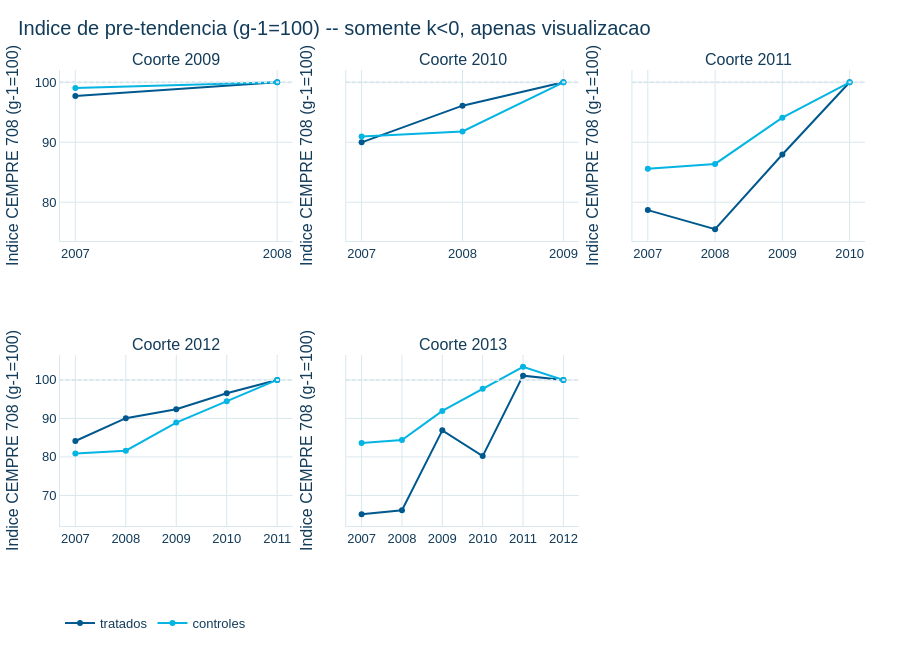

The code cell stored with this chart in its notebook:
### Markdown cell above
## 24. Pré-tendências normalizadas (índice, g-1 = 100)

Como tratados e controles têm níveis de baseline muito diferentes (seções
21-22), a comparação de **trajetória relativa** usa um índice: para cada
coorte e grupo, `g-1 = 100`, usando a mediana do grupo como base — **apenas
para visualização**, nunca substituindo o outcome bruto usado por qualquer
estimador futuro. Antes de normalizar, a rotina confirma que a mediana em
`g-1` é positiva em cada caso; se não fosse, o índice não seria calculado
(nenhum tratamento seria inventado).

### Code cell
indices = pd.concat(
    [d13.indice_pre_tendencia_normalizado(d13.serie_pre_tendencia_niveis(painel, c), coorte=c) for c in COORTES_D13],
    ignore_index=True,
)
indices_validos = indices.dropna(subset=['indice_708'])
print(f"Linhas com indice calculado: {len(indices_validos)}/{len(indices)} (mediana g-1 > 0 confirmada em todos os casos calculados).")

fig = make_subplots(rows=2, cols=3, subplot_titles=[f'Coorte {c}' for c in COORTES_D13], shared_yaxes=True)
for (coorte, (linha, coluna)) in zip(COORTES_D13, posicoes):
    sub = indices.loc[(indices['ano_coorte_candidata'] == coorte) & (indices['ano'] < coorte)]
    for grupo, cor in [('tratados', CORES_IPT['AZUL_PRINCIPAL']), ('controles', CORES_IPT['CIANO'])]:
        sg = sub.loc[sub['grupo'] == grupo].sort_values('ano')
        fig.add_trace(
            go.Scatter(x=sg['ano'], y=sg['indice_708'], mode='lines+markers', name=grupo,
                       line={'color': cor}, marker={'color': cor}, showlegend=(linha, coluna) == (1, 1)),
            row=linha, col=coluna,
        )
    fig.add_hline(y=100, line={'color': CORES_IPT['CINZA_GRADE'], 'dash': 'dot'}, row=linha, col=coluna)
aplicar_tema_ipt(fig, titulo='Indice de pre-tendencia (g-1=100) -- somente k<0, apenas visualizacao')
fig.update_xaxes(dtick=1)
fig.update_yaxes(title='Indice CEMPRE 708 (g-1=100)')
fig.update_layout(height=650)
salvar_figura_ipt(fig, FIGURES / '08_pre_tendencias_indice.png')
fig.show()

### Figure 1 — Plotly figure (JSON) as saved in the notebook; plotly's stock layout.template omitted (floating-point values rounded to 4 significant figures)
{"data": [{"line": {"color": "#00598E"}, "marker": {"color": "#00598E"}, "mode": "lines+markers", "name": "tratados", "showlegend": true, "type": "scatter", "x": [2007, 2008], "xaxis": "x", "y": [97.71, 100.0], "yaxis": "y"}, {"line": {"color": "#04B4E3"}, "marker": {"color": "#04B4E3"}, "mode": "lines+markers", "name": "controles", "showlegend": true, "type": "scatter", "x": [2007, 2008], "xaxis": "x", "y": [99.07, 100.0], "yaxis": "y"}, {"line": {"color": "#00598E"}, "marker": {"color": "#00598E"}, "mode": "lines+markers", "name": "tratados", "showlegend": false, "type": "scatter", "x": [2007, 2008, 2009], "xaxis": "x2", "y": [89.98, 96.1, 100.0], "yaxis": "y2"}, {"line": {"color": "#04B4E3"}, "marker": {"color": "#04B4E3"}, "mode": "lines+markers", "name": "controles", "showlegend": false, "type": "scatter", "x": [2007, 2008, 2009], "xaxis": "x2", "y": [90.95, 91.8, 100.0], "yaxis": "y2"}, {"line": {"color": "#00598E"}, "marker": {"color": "#00598E"}, "mode": "lines+markers", "name": "tratados", "showlegend": false, "type": "scatter", "x": [2007, 2008, 2009, 2010], "xaxis": "x3", "y": [78.68, 75.5, 87.96, 100.0], "yaxis": "y3"}, {"line": {"color": "#04B4E3"}, "marker": {"color": "#04B4E3"}, "mode": "lines+markers", "name": "controles", "showlegend": false, "type": "scatter", "x": [2007, 2008, 2009, 2010], "xaxis": "x3", "y": [85.58, 86.38, 94.1, 100.0], "yaxis": "y3"}, {"line": {"color": "#00598E"}, "marker": {"color": "#00598E"}, "mode": "lines+markers", "name": "tratados", "showlegend": false, "type": "scatter", "x": [2007, 2008, 2009, 2010, 2011], "xaxis": "x4", "y": [84.13, 90.07, 92.37, 96.55, 100.0], "yaxis": "y4"}, {"line": {"color": "#04B4E3"}, "marker": {"color": "#04B4E3"}, "mode": "lines+markers", "name": "controles", "showlegend": false, "type": "scatter", "x": [2007, 2008, 2009, 2010, 2011], "xaxis": "x4", "y": [80.86, 81.62, 88.91, 94.49, 100.0], "yaxis": "y4"}, {"line": {"color": "#00598E"}, "marker": {"color": "#00598E"}, "mode": "lines+markers", "name": "tratados", "showlegend": false, "type": "scatter", "x": [2007, 2008, 2009, 2010, 2011, 2012], "xaxis": "x5", "y": [65.13, 66.15, 86.9, 80.21, 101.1, 100.0], "yaxis": "y5"}, {"line": {"color": "#04B4E3"}, "marker": {"color": "#04B4E3"}, "mode": "lines+markers", "name": "controles", "showlegend": false, "type": "scatter", "x": [2007, 2008, 2009, 2010, 2011, 2012], "xaxis": "x5", "y": [83.62, 84.4, 91.94, 97.71, 103.4, 100.0], "yaxis": "y5"}], "layout": {"annotations": [{"font": {"size": 16}, "showarrow": false, "text": "Coorte 2009", "x": 0.1444, "xanchor": "center", "xref": "paper", "y": 1.0, "yanchor": "bottom", "yref": "paper"}, {"font": {"size": 16}, "showarrow": false, "text": "Coorte 2010", "x": 0.5, "xanchor": "center", "xref": "paper", "y": 1.0, "yanchor": "bottom", "yref": "paper"}, {"font": {"size": 16}, "showarrow": false, "text": "Coorte 2011", "x": 0.8556, "xanchor": "center", "xref": "paper", "y": 1.0, "yanchor": "bottom", "yref": "paper"}, {"font": {"size": 16}, "showarrow": false, "text": "Coorte 2012", "x": 0.1444, "xanchor": "center", "xref": "paper", "y": 0.375, "yanchor": "bottom", "yref": "paper"}, {"font": {"size": 16}, "showarrow": false, "text": "Coorte 2013", "x": 0.5, "xanchor": "center", "xref": "paper", "y": 0.375, "yanchor": "bottom", "yref": "paper"}], "font": {"color": "#133C5A", "family": "Arial", "size": 13}, "height": 650, "paper_bgcolor": "#FFFFFF", "plot_bgcolor": "#FFFFFF", "shapes": [{"line": {"color": "#D9E7EE", "dash": "dot"}, "type": "line", "x0": 0, "x1": 1, "xref": "x domain", "y0": 100, "y1": 100, "yref": "y"}, {"line": {"color": "#D9E7EE", "dash": "dot"}, "type": "line", "x0": 0, "x1": 1, "xref": "x2 domain", "y0": 100, "y1": 100, "yref": "y2"}, {"line": {"color": "#D9E7EE", "dash": "dot"}, "type": "line", "x0": 0, "x1": 1, "xref": "x3 domain", "y0": 100, "y1": 100, "yref": "y3"}, {"line": {"color": "#D9E7EE", "dash": "dot"}, "type": "line", "x0": 0, "x1": 1, "xref": "x4 domain", "y0": 100, "y1": 100, "yref": "y4"}, {"line": {"color": "#D9E7EE", "dash": "dot"}, "type": "line", "x0": 0, "x1": 1, "xref": "x5 domain", "y0": 100, "y1": 100, "yref": "y5"}], "title": {"text": "Indice de pre-tendencia (g-1=100) -- somente k<0, apenas visualizacao"}, "xaxis": {"anchor": "y", "domain": [0.0, 0.2889], "dtick": 1}, "xaxis2": {"anchor": "y2", "domain": [0.3556, 0.6444], "dtick": 1}, "xaxis3": {"anchor": "y3", "domain": [0.7111, 1.0], "dtick": 1}, "xaxis4": {"anchor": "y4", "domain": [0.0, 0.2889], "dtick": 1}, "xaxis5": {"anchor": "y5", "domain": [0.3556, 0.6444], "dtick": 1}, "xaxis6": {"anchor": "y6", "domain": [0.7111, 1.0], "dtick": 1}, "yaxis": {"anchor": "x", "domain": [0.625, 1.0], "title": {"text": "Indice CEMPRE 708 (g-1=100)"}}, "yaxis2": {"anchor": "x2", "domain": [0.625, 1.0], "matches": "y", "showticklabels": false, "title": {"text": "Indice CEMPRE 708 (g-1=100)"}}, "yaxis3": {"anchor": "x3", "domain": [0.625, 1.0], "matches": "y", "showticklabels": false, "title": {"text": "Indice CEMPRE 708 (g-1=100)"}}, "yaxis4": {"anchor": "x4", "domain": [0.0, 0.375], "title": {"text": "Indice CEMPRE 708 (g-1=100)"}}, "yaxis5": {"anchor": "x5", "domain": [0.0, 0.375], "matches": "y4", "showticklabels": false, "title": {"text": "Indice CEMPRE 708 (g-1=100)"}}, "yaxis6": {"anchor": "x6", "domain": [0.0, 0.375], "matches": "y4", "showticklabels": false, "title": {"text": "Indice CEMPRE 708 (g-1=100)"}}}}
